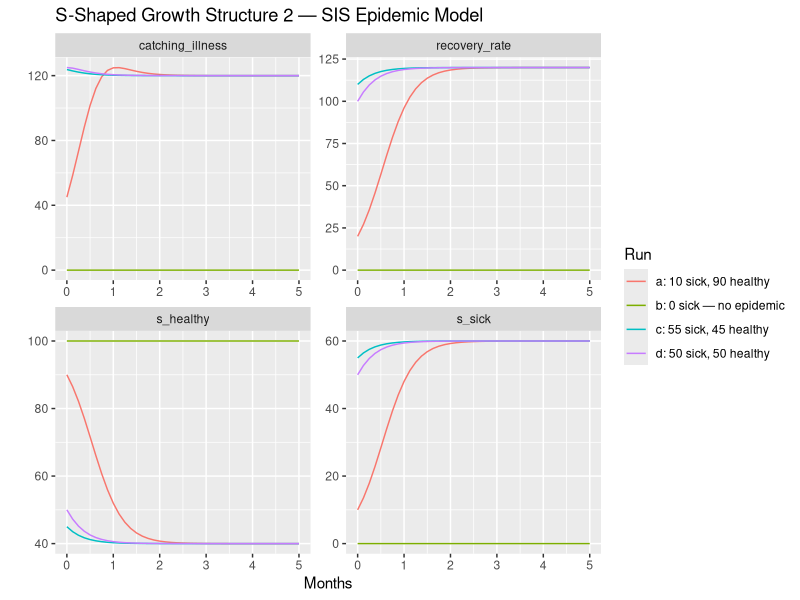

Source code (R):
# S-Shaped Growth Structure 2 — SIS Epidemic Model
# Road Maps 5: Generic Structures — S-Shaped Growth I (D-4432-2, Section: S-Shaped Growth Structure 2)
# Two stocks: Healthy People and Sick People. No permanent immunity — recovered people return to healthy.
# Infection rate is driven by the product of healthy and sick people (contact probability),
# creating a positive feedback loop early on, then a negative loop as healthy people are depleted.
# Replicates Exercise 2: four initial conditions showing all three possible behaviors.

library(deSolve)
library(tidyverse)

START <- 0; FINISH <- 5; STEP <- 0.125   # months
simtime <- seq(START, FINISH, by = STEP)

# parameters
params <- c(p_duration_of_illness     = 0.5,   # months
            p_population_interactions = 10,    # contacts per person per month
            p_prob_catching           = 0.5)   # probability of catching illness on contact (dimensionless)

# model
model <- function(time, stocks, params) {
  with(as.list(c(stocks, params)), {

    c_total_population  <- s_healthy + s_sick                                              # people
    c_prob_contact_sick <- s_sick / c_total_population                                     # dimensionless

    f_catching_illness  <- s_healthy * c_prob_contact_sick *
                           p_population_interactions * p_prob_catching                     # people/month
    f_recovery_rate     <- s_sick / p_duration_of_illness                                  # people/month

    ds_healthy_dt <- f_recovery_rate - f_catching_illness
    ds_sick_dt    <- f_catching_illness - f_recovery_rate

    return(list(c(ds_healthy_dt, ds_sick_dt),
                catching_illness = f_catching_illness,
                recovery_rate    = f_recovery_rate))
  })
}

# four runs matching Exercise 2 (a–d)
run_a <- data.frame(ode(y = c(s_healthy = 90, s_sick = 10), times = simtime, func = model,
                        parms = params, method = "rk4")) %>%
  mutate(run = "a: 10 sick, 90 healthy")

run_b <- data.frame(ode(y = c(s_healthy = 100, s_sick = 0), times = simtime, func = model,
                        parms = params, method = "rk4")) %>%
  mutate(run = "b: 0 sick — no epidemic")

run_c <- data.frame(ode(y = c(s_healthy = 45, s_sick = 55), times = simtime, func = model,
                        parms = params, method = "rk4")) %>%
  mutate(run = "c: 55 sick, 45 healthy")

run_d <- data.frame(ode(y = c(s_healthy = 50, s_sick = 50), times = simtime, func = model,
                        parms = params, method = "rk4")) %>%
  mutate(run = "d: 50 sick, 50 healthy")

# combine and plot
bind_rows(run_a, run_b, run_c, run_d) %>%
  gather(key = "variable", value = "value", s_healthy:recovery_rate) %>%
  ggplot(aes(x = time, y = value, colour = run)) +
  geom_line() +
  facet_wrap(vars(variable), scales = "free") +
  xlab("Months") +
  ylab("") +
  labs(title  = "S-Shaped Growth Structure 2 — SIS Epidemic Model",
       colour = "Run")
